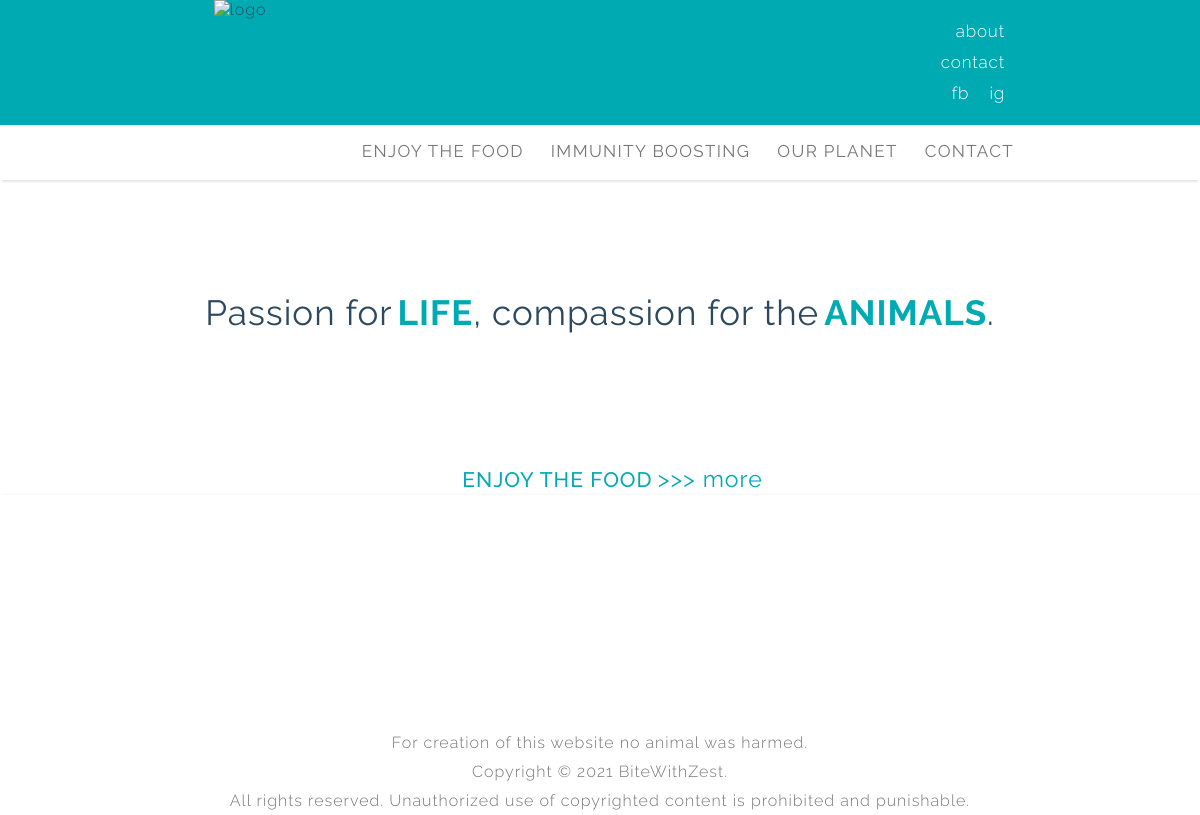
The app's page /, older data.
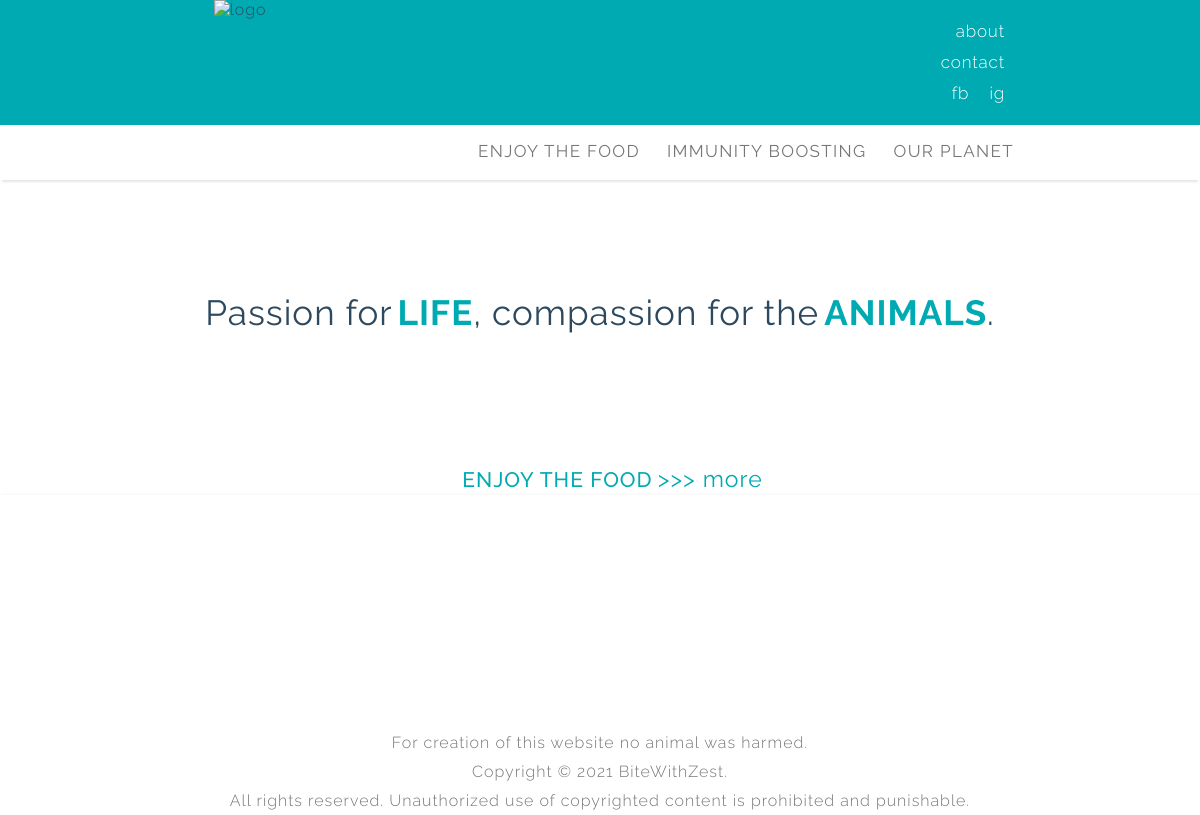
The same page, newer data.
### blog/models.py (models this page shows, shortened)
class Category(models.Model):
    description = models.CharField(max_length=200, unique=True)
    status = models.IntegerField(choices=STATUS, default=0)
    slug = models.SlugField(max_length=200,unique=True, default='')
    class Meta:
        verbose_name_plural = 'Categories'

### blog/views.py (the view)
# urls.py: path('', views.PostList.as_view(), name='home'),
class PostList(generic.ListView):
    model = Post
    template_name = 'index.html'
    def get_context_data(self, **kwargs):
        context = super(PostList, self).get_context_data(**kwargs)
        shared_context(context)
        return context

### blog/views.py (called while the page is built)
def shared_context(context):
    cat_queryset = Category.objects.all()
    context['cat_list'] = cat_queryset.filter(status=1).order_by('-id')
    context['cat_list_asc'] = cat_queryset.filter(status=1).order_by('id')
    subcat_queryset = SubCategory.objects.all()
    context['subcat_list'] = subcat_queryset.filter(status=1).order_by('-id')
    context['subcat_list_asc'] = subcat_queryset.filter(status=1).order_by('id')
    post_queryset = Post.objects.all()
    context['post_cat_list'] = post_queryset.filter(status=1).order_by('-id')
    context['post_subcat_list'] = post_queryset.filter(status=1).order_by('id')
    context['related_posts'] = post_queryset
    context['post_cat1_list'] = post_queryset.filter(category='Enjoy The Food').filter(status=1).order_by('id')
    context['post_cat1'] = Category.objects.get(id=1)

### blog/templates/index.html (shortened to what this page needs)
{% extends "base.html" %}
{% load static %}
{% block post_showcase %}
<div class="gallery">
    <div class="cat-header">
      <div class="post-cat-title">{{post_cat1.description|upper}} </div>
      <div class="post-cat-more"><a href="{% url 'category_view' post_cat1.slug  %}"> >>> more</a></div>
    </div>
</div>
{% endblock  %}

### blog/templates/base.html (shortened to what this page needs)
{% load static %}
<!DOCTYPE html>
<html lang="en">
	<head>
		<link rel="stylesheet" href="/static/css/style.css" />
		<link rel="stylesheet" href="/static/css/responsive.css" />
	</head>
<body onresize="resizeWindow()">
<div class="header-wrapper">
	<div class="header">
		<div class="logo">
			<a href="/"><img src="{% static 'img/BwZ_logo_W.png' %}" alt="logo"></a>
		</div>
		<div class="header-nav">
			<ul>
				<li><a href="/">about</a></li>
				<li><a href="javascript:void(0)">contact</a></li>
				<li><a href="javascript:void(0)">fb</a>  <a href="javascript:void(0)">ig</a></li>
			</ul>
		</div>
	</div>
</div>
<div class="topnav-wrapper" id="myTopnavWrapper">
	<div class="topnav" id="myTopnav">
	<div class="desc">
	  {% for category in cat_list %}
	  <div class="dropdown">
		<button class="dropbtn"><a href="{% url 'category_view' category.slug  %}" class="">{{category.description}}</a></button>
	  </div>
	  {% endfor %}
	</div>
  </div>
</div>
	<div class="content" id="content">
		{% if request.resolver_match.url_name  == 'home' %}
	   	 	{% block moto %}
			<div class="moto">Passion for <strong> LIFE</strong>, compassion for the <strong>ANIMALS</strong>.</div>
			{% endblock moto %}
		{% endif %}
		{% block post_showcase %}{% endblock post_showcase %}
	</div>
	{% block footer_showcase %}{% include 'footer.html' %} {% endblock %}
</body>
</html>

Row changes from the older to the newer data that the page shows:
removed Category: description "CONTACT"
